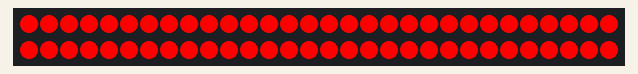
This sketch was run on a simulated Arduino Uno, built with avr-gcc and run on an emulated ATmega328P. On the bench: 60 RGB LEDs in strip order, left to right, continuing on the next row. Dim RGB values are drawn brighter than linear.

Above: at 0.16 s.
At 1.66 s:
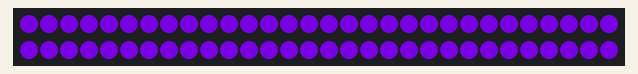
At 3.77 s:
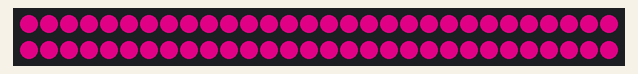
At 5.27 s:
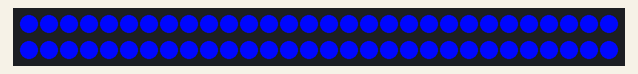
At 8.28 s:
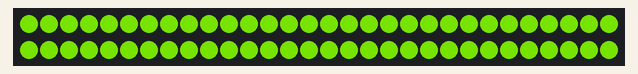
At 10.39 s:
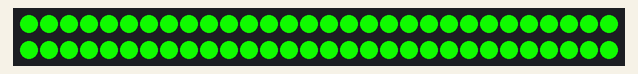

The sketch:

rainbow.ino
```cpp
#include <FastLED.h>

#define LED_COUNT 60 // BlinkyTape has 60 LEDs!
struct CRGB leds[LED_COUNT]; // this struct contains 60 CRGB values.

#define PIN_BUTTON 10
#define PIN_IO_A   7
#define PIN_IO_B   11
#define PIN_SIGNAL 13
#define PIN_INPUT  10

unsigned int n;

unsigned int max_br = 255;

int p_rd = 0 * 256;
int p_gr = 1 * 256;
int p_bl = 2 * 256;

unsigned int red = 0;
unsigned int green = 0;
unsigned int blue = 0;

void setup() {

n = 0;

LEDS.addLeds<WS2812B, PIN_SIGNAL, GRB>(leds, LED_COUNT); // this configures the BlinkyBoard - leave as is.
LEDS.showColor(CRGB(0, 0, 0)); // set the color for the strip all at once.
LEDS.setBrightness(max_br);
LEDS.show(); // you'll always need to call this function to make your changes happen.

}

void loop() {

if (n < 256) {
  red = 255 - n;
  green = n;
  blue = 0;
}
if (n >= 256 && n < 512) {
  red = 0;
  green = 511 - n;
  blue = n - 256;
}
if (n >= 512) {
  red = n - 512;
  green = 0;
  blue = 767 - n;
}

LEDS.showColor(CRGB(red, green, blue));

n++;
if (n >= 768) {
  n = 0;
}

delayMicroseconds(1);

}
```

Measured:
- by itself, everything shown: repeats every 9.6 s, in 32 steps
